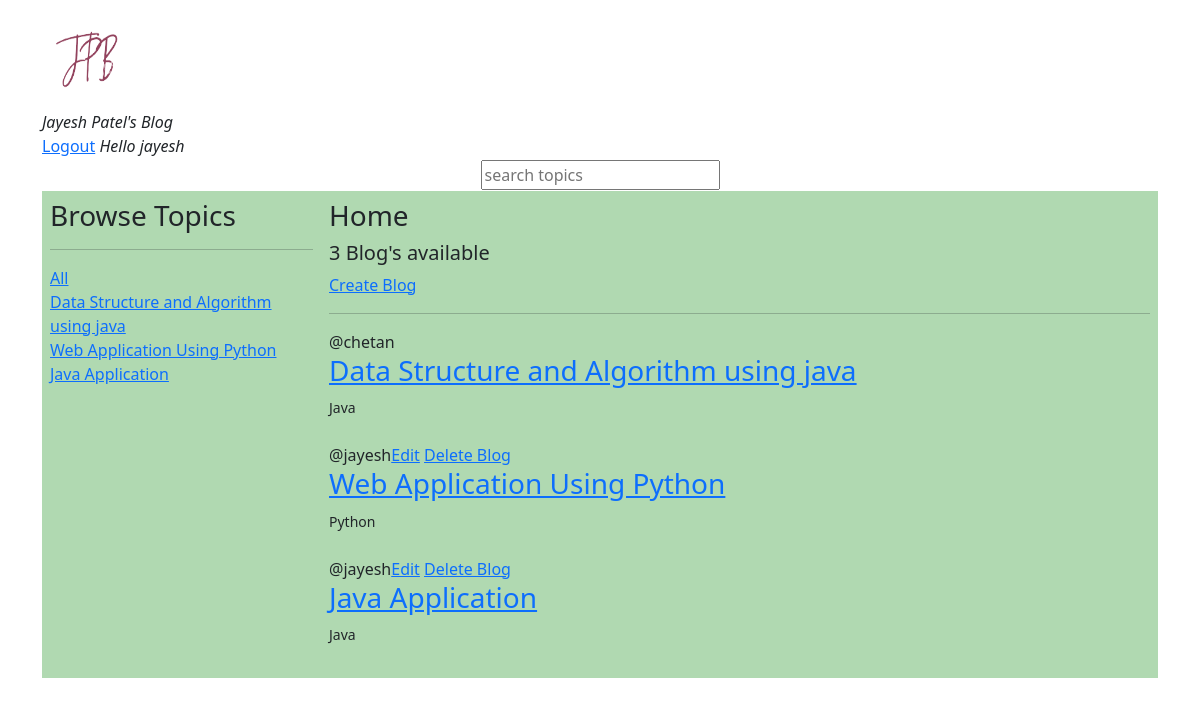
The app's page / (signed in) with its own data.
### base/models.py (models this page shows, shortened)
class Room(models.Model):
    host = models.ForeignKey(User, on_delete=models.SET_NULL, null=True)
    topic = models.ForeignKey(Topic, on_delete=models.SET_NULL, null=True)
    name = models.CharField(max_length=200)
    description = models.TextField(null=True, blank=True)
    update = models.DateTimeField(auto_now=True)
    created = models.DateTimeField(auto_now_add=True)
    class Meta:
        ordering = ['-update', '-created']

class Topic(models.Model):
    name = models.CharField(max_length=200)

### base/views.py (the view)
# urls.py: path('',homeapp, name='home'),
def homeapp(request):
    q = request.GET.get('q') if request.GET.get('q')!=None else ''
    rooms = Room.objects.filter(
        Q(topic__name__icontains=q) |
        Q(name__icontains=q) |
        Q(description__icontains=q)
    )
    room_count = rooms.count()
    topics = Room.objects.all()
    context = {'rooms':rooms,'topics':topics, 'room_count':room_count}
    return render(request,'base/home.html',context)

### base/templates/base/home.html (shortened to what this page needs)
{% extends 'main.html' %}
{% block content %}
<div class="home-container">
    <div class="right-side">
        <h3>Browse Topics</h3>
        <hr>
        <a href="{% url 'home' %}">All</a>
        {% for topic in topics%}
        <div>
            <a href="{% url 'home'%}?q={{topic.name}}">{{topic.name}}</a>
        </div>
        {% endfor %}
    </div>
    <div class="left-side">
        <h3>Home<h3>
        <h5>{{room_count}} Blog's available</h5>
        <a href="{% url 'create-room' %}">Create Blog</a><br>
            <table>
            <hr>
            {% for room in rooms%}
                <span>@{{room.host.username}}</span>
                {% if room.host == request.user %}
                <span><a href="{% url 'update-room' room.id %}">Edit</a> <a href="{% url 'delete-room' room.id %}">Delete Blog</a></span>
                {% endif %}
                <h3><a href="{% url 'room' room.id %}">{{room.name}} </a></h3>
                <small>{{room.topic.name}}</small><br><br>
            {% endfor %}
                </table>
    </div>
</div>
{% endblock %}

### templates/navbar.html (shortened to what this page needs)
{% load static %}
{% load bootstrap5 %}
<div class = "">
<a href='/'>
    <img src="{% static 'logo1-removebg-preview.png'%}" width="100" height="100">
</a><br><i>Jayesh Patel's Blog</i>
</div>
<div class="h-100 align-items-right justify-content-right">
    {% if request.user.is_authenticated %}
    <a href="{% url 'logout' %}">Logout</a>
    <i>Hello {{request.user}}</i>
    {% else %}
    <a href="{% url 'login' %}">Login</a>
    {% endif %}
    </div>
<div class="h-100 d-flex align-items-center justify-content-center">
<form method='GET' action="">
    <input type='text' name='q' placeholder='search topics'/>
</form>
</div>

### templates/main.html (style rules this page uses)
body { border-block: 10px solid white; }
.home-container { background-color: #B0D9B1; }

### base/templates/base/home.html (style rules this page uses)
.home-container { display:grid; grid-template-columns: 1fr 3fr; }
.home-container { background-color: #B0D9B1; }
.right-side { border: 8px solid #B0D9B1; }
.left-side { border: 8px solid #B0D9B1; }

### records on screen
Room: name "Data Structure and Algorithm using java", host.username "chetan", topic.name "Java"
Room: name "Web Application Using Python", host.username "jayesh", shows "Edit", topic.name "Python"
Room: name "Java Application", host.username "jayesh", shows "Edit", topic.name "Java"

### other values on screen
{{ request.user }} "jayesh"
{{ room_count }} "3"
